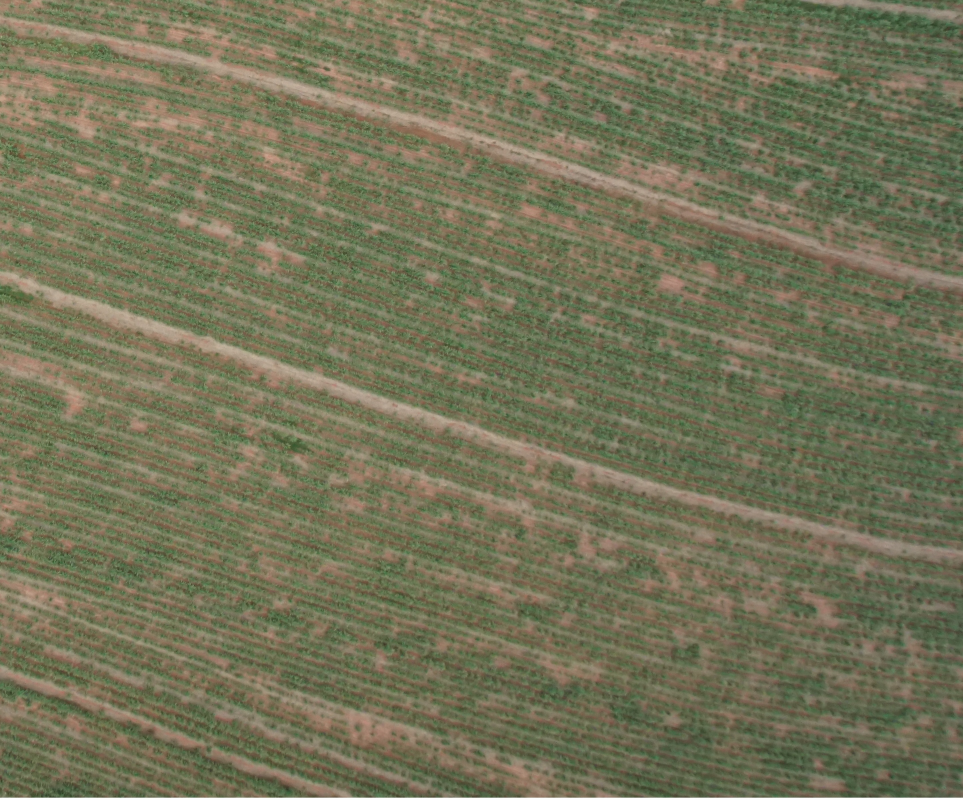
#> input picture resources/talhao.jpg, 2888 x 2400 px (shown at 1/3 size)
$ python gabor.py   (older library calls are emulated)
#> lines starting #> are read from the running program, lines starting #| are printed output that depends on the picture; after the words box and inside, x2 and y2 are one past the last pixel; in counts of white or black regions, pixels touching at a corner belong together
# -*- coding: utf-8 -*-
"""
Created on Thu Jul 26 15:16:11 2018

@author: soldeace
"""

import numpy as np
import cv2
import matplotlib.pyplot as plt


def gabor_filter(image,
                 ksize=(11, 11),
                 sigma=4.0,
                 theta=3.2*np.pi/2,
                 lam=10.0,
                 gamma=0.5,
                 psi=0,
                 ktype=cv2.CV_32F):
    '''
    cv2.getGaborKernel(ksize, sigma, theta, lambda, gamma, psi, ktype)
    ksize : size of gabor filter (n, n)
    sigma : standard deviation of the gaussian function
    theta : orientation of the normal to the parallel stripes
    lam : wavelength of the sunusoidal factor
    gamma : spatial aspect ratio
    psi : phase offset
    ktype : type of values that each pixel in the gabor kernel can hold
    '''

    g_kernel = cv2.getGaborKernel(ksize, sigma, theta, lam, gamma, psi, ktype)

    filtered_img = cv2.filter2D(image, cv2.CV_8UC3, g_kernel)

    cv2.imshow('image', image)
    cv2.imshow('filtered image', filtered_img)

    h, w = g_kernel.shape[:2]
    g_kernel = cv2.resize(g_kernel, (3*w, 3*h), interpolation=cv2.INTER_CUBIC)
    cv2.imshow('gabor kernel (resized)', g_kernel)

    cv2.waitKey(0)
    cv2.destroyAllWindows()

    return filtered_img


def build_filters():
    """ returns a list of kernels in several orientations
    """
    filters = []
    ksize = 21
    for theta in np.arange(0, np.pi, np.pi/32):
        params = {'ksize': (ksize, ksize), 'sigma': 8.0, 'theta': theta,
                  'lambd': 15.0,
                  'gamma': 0.5, 'psi': 0, 'ktype': cv2.CV_32F}
        kern = cv2.getGaborKernel(**params)
        kern /= 1.5*kern.sum()
        filters.append((kern, params))
        return filters


def process(img, filters):
    """
    returns the img filtered by the filter list
    """
    accum = np.zeros_like(img)
    for kern, params in filters:
        fimg = cv2.filter2D(img, cv2.CV_8UC3, kern)
        np.maximum(accum, fimg, accum)
    return accum


def find_orientation(matrix):
    '''
    Returns the orientation angle of a blob
    '''
    y, x = np.nonzero(matrix)
    x = x - np.mean(x)
    y = y - np.mean(y)
    coords = np.vstack([x, y])
    cov = np.cov(coords)
    evals, evecs = np.linalg.eig(cov)
    sort_indices = np.argsort(evals)[::-1]
    # Eigenvector with largest eigenvalue
    x_v, y_v = evecs[:, sort_indices[0]]
    angle = np.arctan(y_v/x_v)
    # [7 lines of commented-out code are left out]
    return angle


def fft_enhance(img, debug=False):

    rows, cols = img.shape
    nrows = cv2.getOptimalDFTSize(rows)
    ncols = cv2.getOptimalDFTSize(cols)
    nimg = np.zeros((nrows, ncols))
    nimg[:rows, :cols] = img

    dft = cv2.dft(np.float32(nimg), flags=cv2.DFT_COMPLEX_OUTPUT)
    dft_shift = np.fft.fftshift(dft)
    magnitude = np.log(cv2.magnitude(dft_shift[:, :, 0],
                                     dft_shift[:, :, 1]))
    magnitude_threshold = magnitude.mean() + 5*magnitude.std()
    mask = (magnitude > magnitude_threshold).astype('uint8')
    angle = find_orientation(mask)
    fshift = dft_shift
    fshift[:, :, 0] *= mask
    fshift[:, :, 1] *= mask

    f_ishift = np.fft.ifftshift(fshift)
    img_back = cv2.idft(f_ishift)
    img_back = cv2.magnitude(img_back[:, :, 0], img_back[:, :, 1])
    img_back = cv2.normalize(img_back, None, 0, 255, cv2.NORM_MINMAX)

    if debug:
        cv2.imshow('imagem', img)
        cv2.imshow('mask', mask*250)
        cv2.imshow('imagem back', img_back.astype('uint8'))
        cv2.waitKey(0)
        cv2.destroyAllWindows()
    return (img_back, angle)


if __name__ == "__main__":
    img_rgb = cv2.imread('resources/talhao.jpg')
#> img_rgb is the input picture: shape (2400, 2888, 3); mean B, G, R 87.8, 115.4, 116.3
    img_gray = cv2.cvtColor(img_rgb, cv2.COLOR_BGR2HSV)[:, :, 0]
    #img_gray = cv2.bitwise_not(img_gray)
    img_gray = cv2.normalize(img_gray, None, 0, 255, cv2.NORM_MINMAX)
    # img_binary = cv2.adaptiveThreshold(img_gray, 255,
    #                                   cv2.ADAPTIVE_THRESH_GAUSSIAN_C,
    #                                   cv2.THRESH_BINARY, 119, 8)
    _, img_binary = cv2.threshold(img_gray, 0, 255,
                                  cv2.THRESH_BINARY+cv2.THRESH_OTSU)
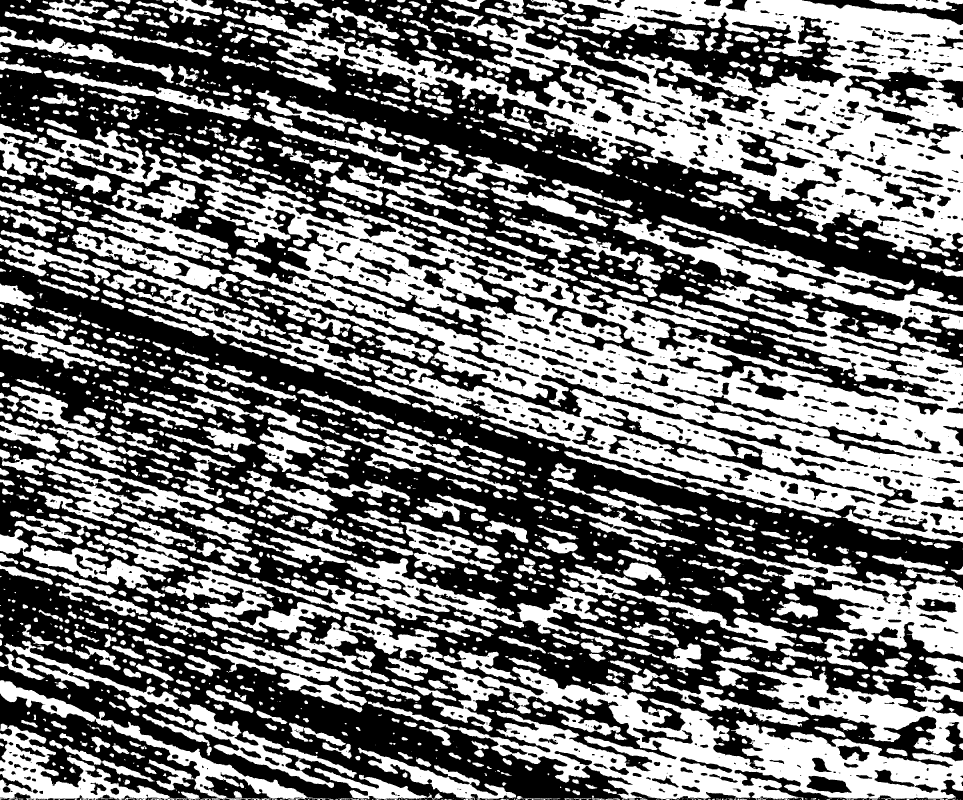
#> img_binary: shape (2400, 2888) (shown at 1/3 size); 46% white; 2005 white regions (575 under 20 px), largest, box (x1, y1, x2, y2) and area: (74, 381, 2888, 1628) 832813, (731, 0, 2888, 770) 510162, (1030, 1849, 2888, 2400) 239253
    img_enhanced, img_angle = fft_enhance(img_binary, debug=False)
#> in fft_enhance, `magnitude = np.log(cv2.magnitude(dft_shift[:, :, 0], dft_shift[:, :, 1..`:
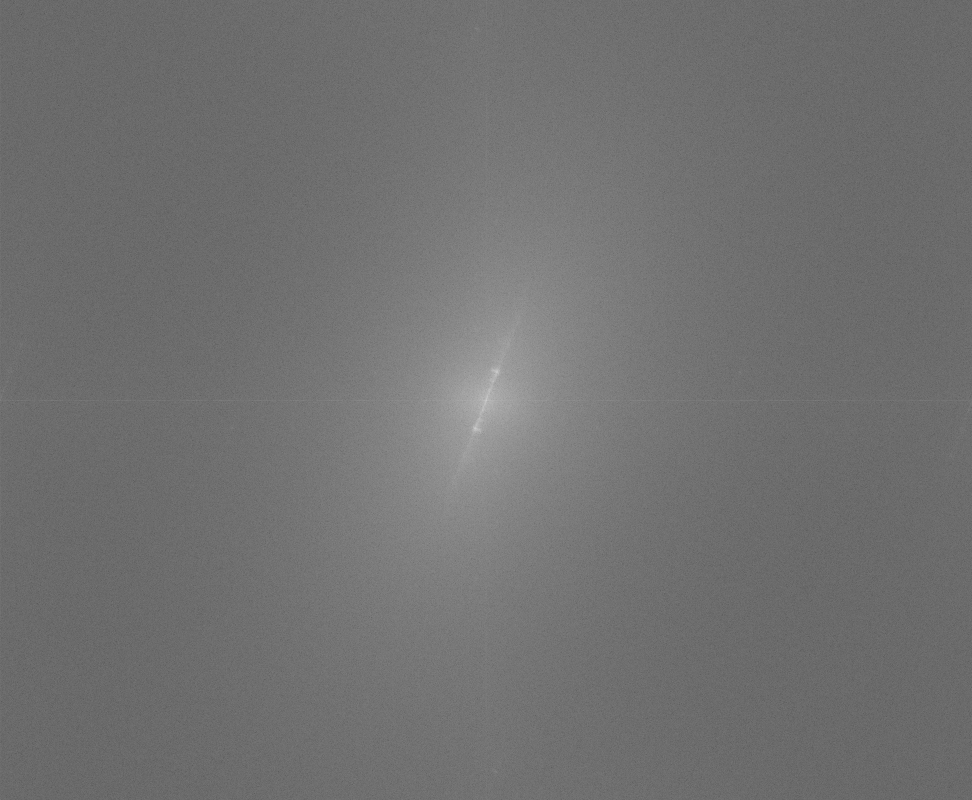
#> magnitude: shape (2400, 2916) float32 (shown at 1/3 size); min 3.63, max 20.52, mean 11.1; drawn with min black and max white
#> in fft_enhance, `magnitude_threshold = magnitude.mean() + 5*magnitude.std()`: magnitude_threshold = 15.53
#> in fft_enhance, `mask = (magnitude > magnitude_threshold).astype('uint8')`:
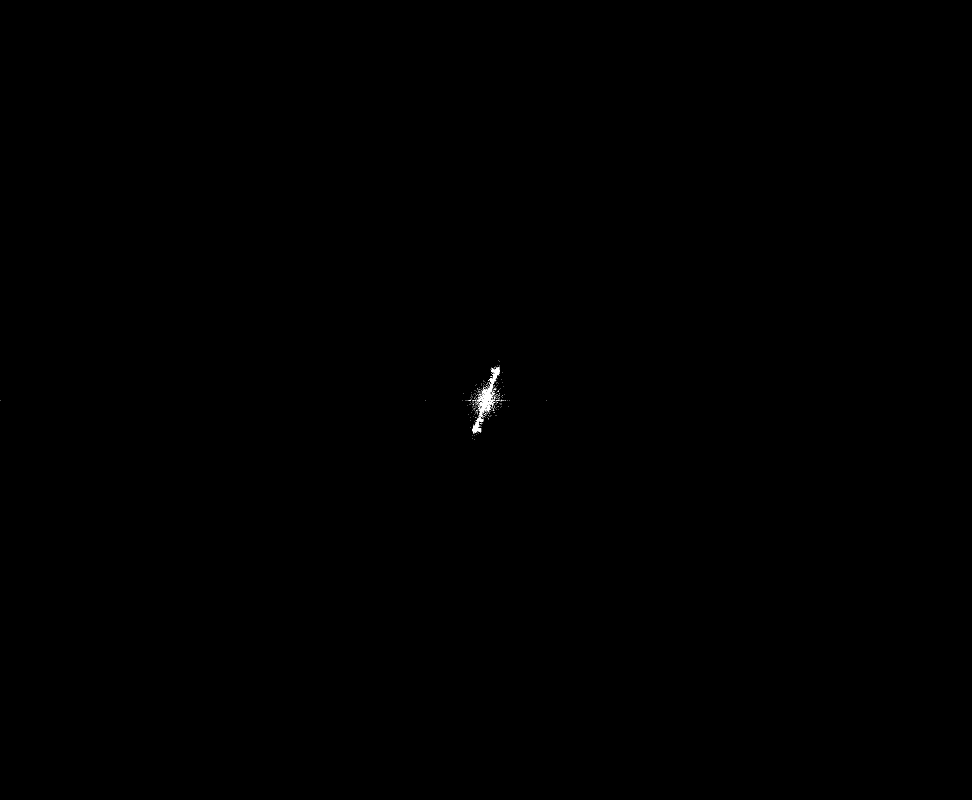
#> mask: shape (2400, 2916) (shown at 1/3 size); values 0 (black) and 1 (white), 0.04% white in thin lines or dots, all inside (x1, y1, x2, y2) = (0, 1082, 1641, 1319)
#> in find_orientation, `y, x = np.nonzero(matrix)`: y = 2992 values from 1082 to 1318; x = 2992 values, max 1640 at index 1544, min 0 at index 1447, mean 1457.5
#> in find_orientation, `x = x - np.mean(x)`: x = 2992 values, max 182.5 at index 1544, min -1457.5 at index 1447, mean -1.02e-13
#> in find_orientation, `y = y - np.mean(y)`: y = 2992 values from -118 to 118
#> in find_orientation, `cov = np.cov(coords)`: cov = [[1212.8, -828], [-828, 2551.7]]
#> in find_orientation, `evals, evecs = np.linalg.eig(cov)`: evals = [817.4, 2947]; evecs = [[-0.902, 0.431], [-0.431, -0.902]]
#> in find_orientation, `sort_indices = np.argsort(evals)[::-1]`: sort_indices = [1, 0]
#> in find_orientation, `x_v, y_v = evecs[:, sort_indices[0]]`: x_v = 0.431; y_v = -0.902
#> in find_orientation, `angle = np.arctan(y_v/x_v)`: angle = -1.13
#> in fft_enhance, `img_back = cv2.magnitude(img_back[:, :, 0], img_back[:, :, 1])`:
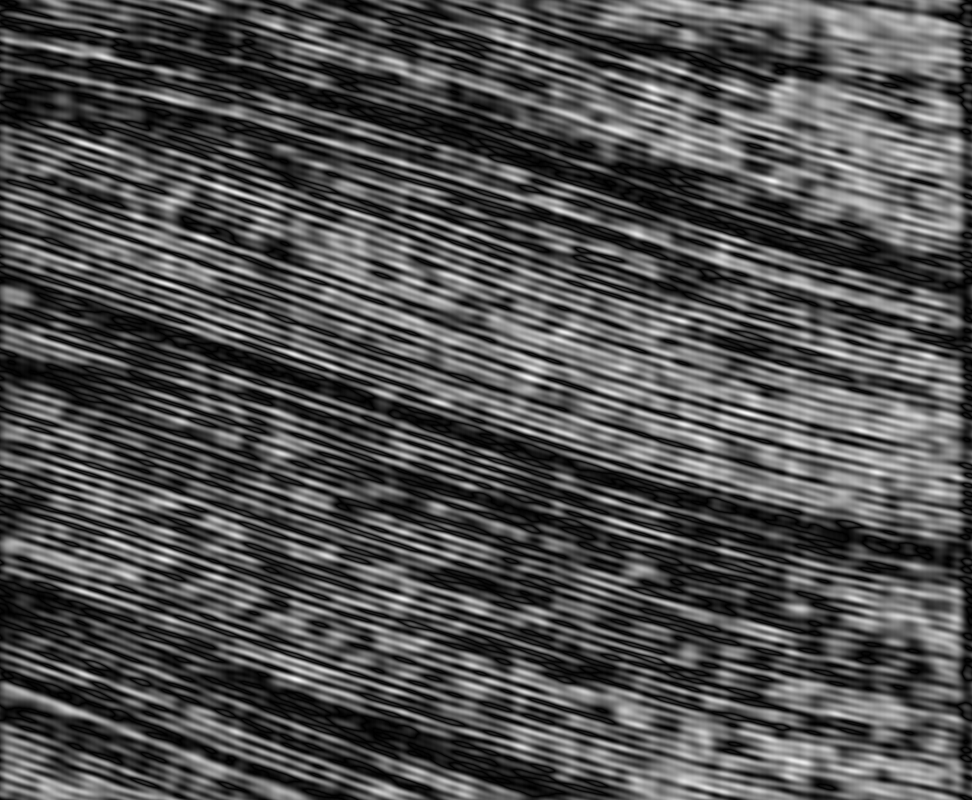
#> img_back: shape (2400, 2916) float32 (shown at 1/3 size); min 44.84, max 2.73e+09, mean 853715840; drawn with min black and max white
#> img_angle = -1.13

    _, img_enhanced_binary = cv2.threshold(img_enhanced.astype('uint8'), 0, 255,
                                           cv2.THRESH_BINARY+cv2.THRESH_OTSU)
#> img_enhanced_binary: shape (2400, 2916); 44.3% white; 537 white regions (186 under 20 px), largest, box (x1, y1, x2, y2) and area: (0, 379, 2916, 1622) 831349, (705, 33, 2916, 771) 401718, (640, 1799, 2916, 2400) 285450

#    plt.figure(figsize=(20,15))
 #   plt.imshow(img_enhanced_binary, cmap='gray')
  #  plt.show()
    img_gabor = gabor_filter(img_gray, ksize=(
        21, 21), theta=img_angle, sigma=8, lam=15)
#> in gabor_filter, `filtered_img = cv2.filter2D(image, cv2.CV_8UC3, g_kernel)`:
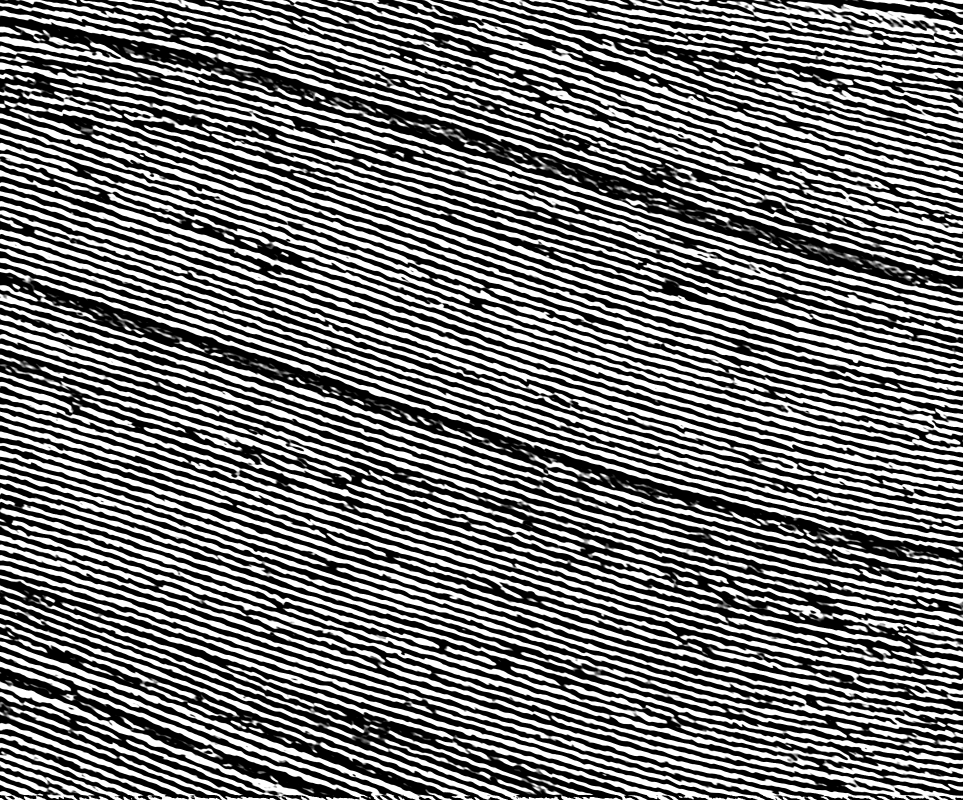
#> filtered_img: shape (2400, 2888) (shown at 1/3 size); min 0, max 255, mean 115.1
#> in gabor_filter, `cv2.imshow('gabor kernel (resized)', g_kernel)`:
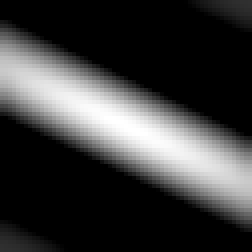
#> window 'gabor kernel (resized)': shape (63, 63) (shown 4 times larger); min 0, max 255, mean 59
    #filters = build_filters()
    #img = process(img_gray, filters)
    cv2.imshow('imagem', img_gabor)
    cv2.waitKey(0)
    cv2.destroyAllWindows()
